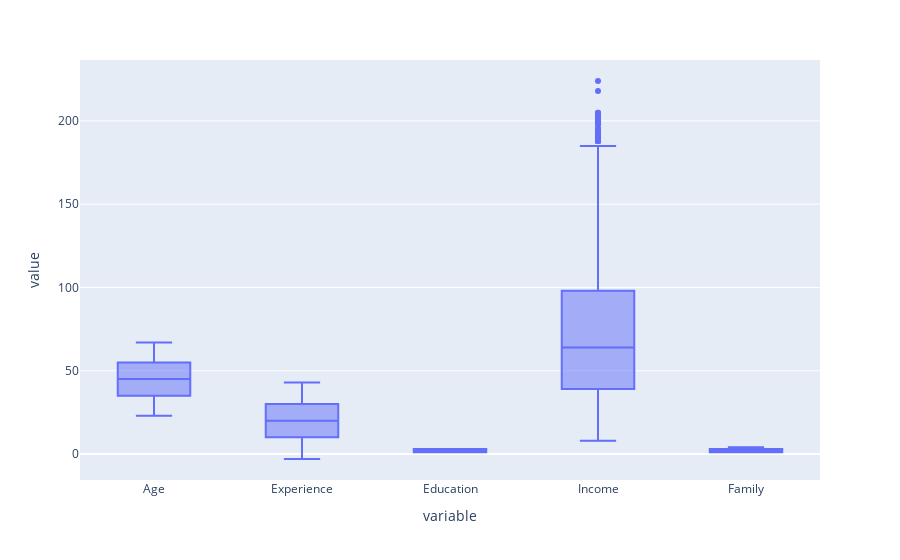

Source (notebook cell):
### Code cell
# 5 Number summary
fig = ps.box(df, y = ['Age', 'Experience', 'Education', 'Income', 'Family'])
fig.show()

### Figure 1 — Plotly figure (JSON) as saved in the notebook; plotly's stock layout.template omitted (floating-point values rounded to 4 significant figures; data arrays with more than 128 entries replaced by an {"elided": "..."} marker saying what was removed)
{"data": [{"alignmentgroup": "True", "hovertemplate": "variable=%{x}<br>value=%{y}<extra></extra>", "legendgroup": "", "marker": {"color": "#636efa"}, "name": "", "notched": false, "offsetgroup": "", "orientation": "v", "showlegend": false, "type": "box", "x": {"elided": "25000 str values"}, "x0": " ", "xaxis": "x", "y": {"elided": "25000 int values"}, "y0": " ", "yaxis": "y"}], "layout": {"boxmode": "group", "legend": {"tracegroupgap": 0}, "margin": {"t": 60}, "xaxis": {"anchor": "y", "domain": [0, 1], "title": {"text": "variable"}}, "yaxis": {"anchor": "x", "domain": [0, 1], "title": {"text": "value"}}}}
